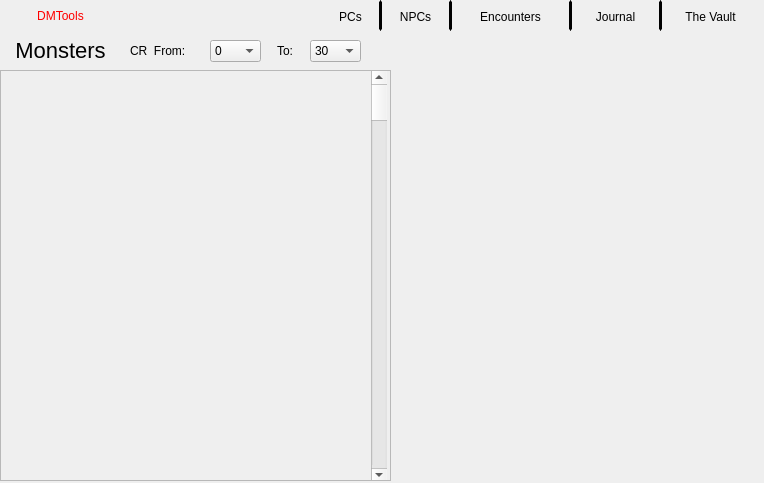
<?xml version="1.0" encoding="UTF-8"?>
<ui version="4.0">
 <class>Form</class>
 <widget class="QWidget" name="Form">
  <property name="geometry">
   <rect>
    <x>0</x>
    <y>0</y>
    <width>764</width>
    <height>483</height>
   </rect>
  </property>
  <property name="windowTitle">
   <string>DMTools</string>
  </property>
  <property name="styleSheet">
   <string notr="true">font: 12pt &quot;Josefin Sans&quot;;</string>
  </property>
  <widget class="QPushButton" name="vault_menu_btn">
   <property name="geometry">
    <rect>
     <x>660</x>
     <y>0</y>
     <width>101</width>
     <height>31</height>
    </rect>
   </property>
   <property name="styleSheet">
    <string notr="true">border: 2px solid;
border-top-color: rgba(255, 255, 255, 0);
border-right-color: rgba(255, 255, 255, 0);
border-bottom-color: rgba(255, 255, 255, 0);
padding-top: 2px;
font: 700 14pt &quot;Tektur&quot;;</string>
   </property>
   <property name="text">
    <string>The Vault</string>
   </property>
  </widget>
  <widget class="QPushButton" name="pc_menu_btn">
   <property name="geometry">
    <rect>
     <x>320</x>
     <y>0</y>
     <width>61</width>
     <height>31</height>
    </rect>
   </property>
   <property name="styleSheet">
    <string notr="true">border: 1.5px solid;
border-top-color: rgba(255, 255, 255, 0);
border-bottom-color: rgba(255, 255, 255, 0);
border-left-color: rgba(255, 255, 255, 0);
padding-top: 2px;
font: 700 14pt &quot;Tektur&quot;;</string>
   </property>
   <property name="text">
    <string>PCs</string>
   </property>
  </widget>
  <widget class="QPushButton" name="encounter_menu_btn">
   <property name="geometry">
    <rect>
     <x>450</x>
     <y>0</y>
     <width>121</width>
     <height>31</height>
    </rect>
   </property>
   <property name="styleSheet">
    <string notr="true">border: 2px solid;
border-top-color: rgba(255, 255, 255, 0);
border-bottom-color: rgba(255, 255, 255, 0);
padding-top: 2px;
font: 700 14pt &quot;Tektur&quot;;</string>
   </property>
   <property name="text">
    <string>Encounters</string>
   </property>
  </widget>
  <widget class="QPushButton" name="journal_menu_btn">
   <property name="geometry">
    <rect>
     <x>570</x>
     <y>0</y>
     <width>91</width>
     <height>31</height>
    </rect>
   </property>
   <property name="styleSheet">
    <string notr="true">border: 2px solid;
border-top-color: rgba(255, 255, 255, 0);
border-bottom-color: rgba(255, 255, 255, 0);
padding-top: 2px;
font: 700 14pt &quot;Tektur&quot;;</string>
   </property>
   <property name="text">
    <string>Journal</string>
   </property>
  </widget>
  <widget class="QLabel" name="label">
   <property name="geometry">
    <rect>
     <x>0</x>
     <y>0</y>
     <width>121</width>
     <height>31</height>
    </rect>
   </property>
   <property name="styleSheet">
    <string notr="true">font: 700 20pt &quot;Tektur&quot;;
color: rgb(255, 0, 0);</string>
   </property>
   <property name="text">
    <string>DMTools</string>
   </property>
   <property name="alignment">
    <set>Qt::AlignCenter</set>
   </property>
  </widget>
  <widget class="QPushButton" name="npc_menu_btn">
   <property name="geometry">
    <rect>
     <x>380</x>
     <y>0</y>
     <width>71</width>
     <height>31</height>
    </rect>
   </property>
   <property name="styleSheet">
    <string notr="true">border: 1.5px solid;
border-top-color: rgba(255, 255, 255, 0);
border-bottom-color: rgba(255, 255, 255, 0);
padding-top: 2px;
font: 700 14pt &quot;Tektur&quot;;</string>
   </property>
   <property name="text">
    <string>NPCs</string>
   </property>
  </widget>
  <widget class="QScrollArea" name="scrollArea">
   <property name="geometry">
    <rect>
     <x>0</x>
     <y>70</y>
     <width>391</width>
     <height>411</height>
    </rect>
   </property>
   <property name="widgetResizable">
    <bool>true</bool>
   </property>
   <widget class="QWidget" name="scrollAreaWidgetContents">
    <property name="geometry">
     <rect>
      <x>0</x>
      <y>0</y>
      <width>389</width>
      <height>409</height>
     </rect>
    </property>
    <widget class="QScrollBar" name="verticalScrollBar">
     <property name="geometry">
      <rect>
       <x>370</x>
       <y>0</y>
       <width>16</width>
       <height>411</height>
      </rect>
     </property>
     <property name="minimumSize">
      <size>
       <width>0</width>
       <height>411</height>
      </size>
     </property>
     <property name="orientation">
      <enum>Qt::Vertical</enum>
     </property>
    </widget>
   </widget>
  </widget>
  <widget class="QLabel" name="label_2">
   <property name="geometry">
    <rect>
     <x>0</x>
     <y>40</y>
     <width>121</width>
     <height>21</height>
    </rect>
   </property>
   <property name="styleSheet">
    <string notr="true">font-size: 22px;</string>
   </property>
   <property name="text">
    <string>Monsters</string>
   </property>
   <property name="alignment">
    <set>Qt::AlignCenter</set>
   </property>
  </widget>
  <widget class="QComboBox" name="comboBox_2">
   <property name="geometry">
    <rect>
     <x>210</x>
     <y>40</y>
     <width>51</width>
     <height>22</height>
    </rect>
   </property>
   <item>
    <property name="text">
     <string>0</string>
    </property>
   </item>
   <item>
    <property name="text">
     <string>1/8</string>
    </property>
   </item>
   <item>
    <property name="text">
     <string>1/4</string>
    </property>
   </item>
   <item>
    <property name="text">
     <string>1/2</string>
    </property>
   </item>
   <item>
    <property name="text">
     <string>1</string>
    </property>
   </item>
   <item>
    <property name="text">
     <string>2</string>
    </property>
   </item>
   <item>
    <property name="text">
     <string>3</string>
    </property>
   </item>
   <item>
    <property name="text">
     <string>4</string>
    </property>
   </item>
   <item>
    <property name="text">
     <string>5</string>
    </property>
   </item>
   <item>
    <property name="text">
     <string>6</string>
    </property>
   </item>
   <item>
    <property name="text">
     <string>7</string>
    </property>
   </item>
   <item>
    <property name="text">
     <string>8</string>
    </property>
   </item>
   <item>
    <property name="text">
     <string>9</string>
    </property>
   </item>
   <item>
    <property name="text">
     <string>10</string>
    </property>
   </item>
   <item>
    <property name="text">
     <string>11</string>
    </property>
   </item>
   <item>
    <property name="text">
     <string>12</string>
    </property>
   </item>
   <item>
    <property name="text">
     <string>13</string>
    </property>
   </item>
   <item>
    <property name="text">
     <string>14</string>
    </property>
   </item>
   <item>
    <property name="text">
     <string>15</string>
    </property>
   </item>
   <item>
    <property name="text">
     <string>16</string>
    </property>
   </item>
   <item>
    <property name="text">
     <string>17</string>
    </property>
   </item>
   <item>
    <property name="text">
     <string>18</string>
    </property>
   </item>
   <item>
    <property name="text">
     <string>19</string>
    </property>
   </item>
   <item>
    <property name="text">
     <string>20</string>
    </property>
   </item>
   <item>
    <property name="text">
     <string>21</string>
    </property>
   </item>
   <item>
    <property name="text">
     <string>22</string>
    </property>
   </item>
   <item>
    <property name="text">
     <string>23</string>
    </property>
   </item>
   <item>
    <property name="text">
     <string>24</string>
    </property>
   </item>
   <item>
    <property name="text">
     <string>25</string>
    </property>
   </item>
   <item>
    <property name="text">
     <string>26</string>
    </property>
   </item>
   <item>
    <property name="text">
     <string>27</string>
    </property>
   </item>
   <item>
    <property name="text">
     <string>28</string>
    </property>
   </item>
   <item>
    <property name="text">
     <string>29</string>
    </property>
   </item>
   <item>
    <property name="text">
     <string>30</string>
    </property>
   </item>
  </widget>
  <widget class="QLabel" name="label_4">
   <property name="geometry">
    <rect>
     <x>130</x>
     <y>40</y>
     <width>72</width>
     <height>21</height>
    </rect>
   </property>
   <property name="text">
    <string>CR  From:</string>
   </property>
  </widget>
  <widget class="QLabel" name="label_3">
   <property name="geometry">
    <rect>
     <x>277</x>
     <y>40</y>
     <width>21</width>
     <height>21</height>
    </rect>
   </property>
   <property name="text">
    <string>To:</string>
   </property>
  </widget>
  <widget class="QComboBox" name="comboBox_3">
   <property name="geometry">
    <rect>
     <x>310</x>
     <y>40</y>
     <width>51</width>
     <height>22</height>
    </rect>
   </property>
   <item>
    <property name="text">
     <string>30</string>
    </property>
   </item>
   <item>
    <property name="text">
     <string>29</string>
    </property>
   </item>
   <item>
    <property name="text">
     <string>28</string>
    </property>
   </item>
   <item>
    <property name="text">
     <string>27</string>
    </property>
   </item>
   <item>
    <property name="text">
     <string>26</string>
    </property>
   </item>
   <item>
    <property name="text">
     <string>25</string>
    </property>
   </item>
   <item>
    <property name="text">
     <string>24</string>
    </property>
   </item>
   <item>
    <property name="text">
     <string>23</string>
    </property>
   </item>
   <item>
    <property name="text">
     <string>22</string>
    </property>
   </item>
   <item>
    <property name="text">
     <string>21</string>
    </property>
   </item>
   <item>
    <property name="text">
     <string>20</string>
    </property>
   </item>
   <item>
    <property name="text">
     <string>19</string>
    </property>
   </item>
   <item>
    <property name="text">
     <string>18</string>
    </property>
   </item>
   <item>
    <property name="text">
     <string>17</string>
    </property>
   </item>
   <item>
    <property name="text">
     <string>16</string>
    </property>
   </item>
   <item>
    <property name="text">
     <string>15</string>
    </property>
   </item>
   <item>
    <property name="text">
     <string>14</string>
    </property>
   </item>
   <item>
    <property name="text">
     <string>13</string>
    </property>
   </item>
   <item>
    <property name="text">
     <string>12</string>
    </property>
   </item>
   <item>
    <property name="text">
     <string>11</string>
    </property>
   </item>
   <item>
    <property name="text">
     <string>10</string>
    </property>
   </item>
   <item>
    <property name="text">
     <string>9</string>
    </property>
   </item>
   <item>
    <property name="text">
     <string>8</string>
    </property>
   </item>
   <item>
    <property name="text">
     <string>7</string>
    </property>
   </item>
   <item>
    <property name="text">
     <string>6</string>
    </property>
   </item>
   <item>
    <property name="text">
     <string>5</string>
    </property>
   </item>
   <item>
    <property name="text">
     <string>4</string>
    </property>
   </item>
   <item>
    <property name="text">
     <string>3</string>
    </property>
   </item>
   <item>
    <property name="text">
     <string>2</string>
    </property>
   </item>
   <item>
    <property name="text">
     <string>1</string>
    </property>
   </item>
   <item>
    <property name="text">
     <string>1/2</string>
    </property>
   </item>
   <item>
    <property name="text">
     <string>1/4</string>
    </property>
   </item>
   <item>
    <property name="text">
     <string>1/8</string>
    </property>
   </item>
   <item>
    <property name="text">
     <string>0</string>
    </property>
   </item>
  </widget>
 </widget>
 <resources/>
 <connections/>
</ui>
